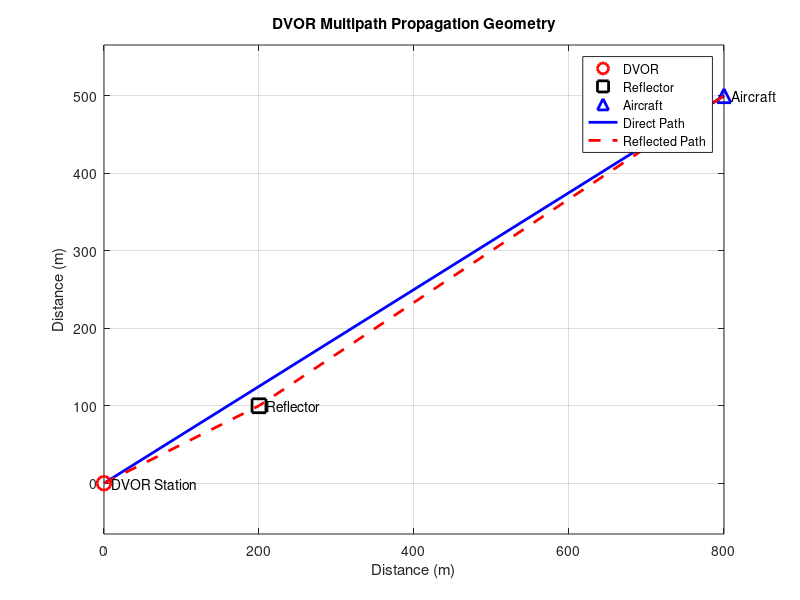

MATLAB code for this plot:
clc
clear

DVOR = [0 0];
reflector = [200 100];
aircraft = [800 500];


figure
plot(DVOR(1),DVOR(2),'ro','MarkerSize',10,'LineWidth',2)
hold on
plot(reflector(1),reflector(2),'ks','MarkerSize',10,'LineWidth',2)
plot(aircraft(1),aircraft(2),'b^','MarkerSize',10,'LineWidth',2)

plot([DVOR(1) aircraft(1)],[DVOR(2) aircraft(2)],'b','LineWidth',2)
plot([DVOR(1) reflector(1) aircraft(1)],[DVOR(2) reflector(2) aircraft(2)],'r--','LineWidth',2)

text(DVOR(1)+10,DVOR(2),'DVOR Station')
text(reflector(1)+10,reflector(2),'Reflector')
text(aircraft(1)+10,aircraft(2),'Aircraft')

xlabel('Distance (m)')
ylabel('Distance (m)')
title('DVOR Multipath Propagation Geometry')
legend('DVOR','Reflector','Aircraft','Direct Path','Reflected Path')
grid on
axis equal
